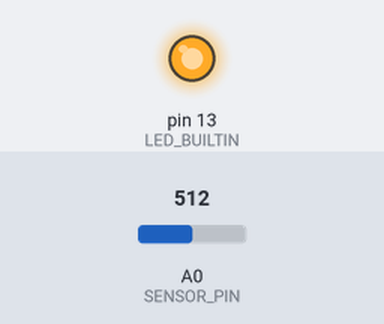
This sketch was run on a simulated Arduino Uno, built with avr-gcc and run on an emulated ATmega328P. Parts: output pins drawn as LEDs (lit = HIGH). The test bench sets the inputs (shaded band); at power-on: A0 (SENSOR_PIN) = 512. What the sketch prints to the serial monitor is not drawn.

Above: at 2.7 s.
2.8 s: A0 (SENSOR_PIN) set to 485
At 4.7 s:
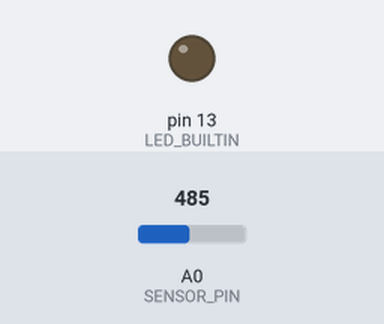
5.0 s: A0 (SENSOR_PIN) set to 511
At 6.5 s:
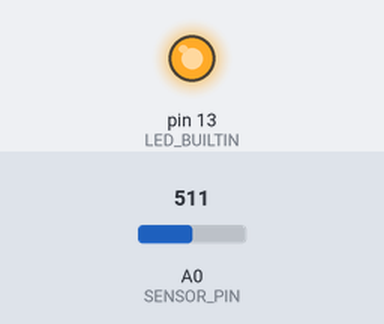
Timing chart, 0 to 8.0 s (numbered marks = the images above; inputs shaded):
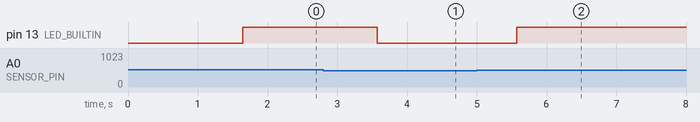

The sketch:

arduino-starter.ino
```cpp
/*
 * Sprout Starter — your first soil sensor sketch.
 *
 * Board: Arduino Uno R4 WiFi (Arduino IDE — no libraries, no PlatformIO).
 * Wiring: capacitive soil sensor signal wire -> A0, plus GND + power (3.3V/5V
 * per your sensor's spec). That's the whole circuit.
 *
 * This is a STARTER, not Sprout. It does NOT scale into the full Sprout
 * project (different board, one sensor, no pump, no logging) — it's a
 * friendly front porch, not a branch of the real thing. When you're ready to
 * go further: VS Code + PlatformIO, or GitHub Codespaces. Come meet Sprout
 * Full: you just hand-built its heart — read, calibrate, band, speak.
 *
 * Real numbers, from minute one: this prints the RAW sensor reading + a
 * plain-word band. A raw number, plus where it falls
 * between the two spots YOU measured, is all you need.
 */

// ===== TUNE ME — this is the whole control panel =====
const int SENSOR_PIN = A0;        // the analog pin your sensor's signal wire goes to (A0 on the Uno R4)
const long READ_EVERY_MS = 1000;  // how often I check the soil (try 200 — watch it speed up!)
const int SAMPLES = 8;            // readings I average each check (smooths the jitter)

// --- Calibrate these two to YOUR probe (the fun part — go measure!) ---
// ILLUSTRATIVE 10-bit Uno R4 numbers (0-1023) — yours WILL differ, that's the whole
// point: MEASURE + replace them. (Sprout Full's real, bench-measured per-board anchors
// now live in firmware/include/cal_class_defaults.h (#952) — but those are 12-bit ESP32
// values at a different ADC reference, so they do NOT transfer to the R4 as-is; your R4
// numbers are yours to measure. When you graduate to Sprout Full, that file is where a
// board's dry/wet anchors are sourced.)
const int DRY_READING = 600;  // what you saw with the probe in dry AIR
const int WET_READING = 260;  // what you saw with the probe in a CUP OF WATER

// --- Where the 3 bands split (between your two numbers above) ---
// These are three of Sprout's real mood words — the same ladder you'll meet in
// Sprout Full (Faint · Parched · Thirsty · Content · Thriving · Refreshed · Soaked).
const int THIRSTY_ABOVE = 500;  // drier (bigger) than this  -> "Thirsty"
const int SOAKED_BELOW = 340;   // wetter (smaller) than this -> "Soaked"
//                        (anything in between -> "Content")

const bool BLINK_WHEN_THIRSTY = true;  // light up the onboard LED (LED_BUILTIN) when it needs water
// ===== end of the control panel — everything below just runs it =====

unsigned long lastReadMs = 0;

// The last mood I announced. bandFor() returns one of three fixed flash strings,
// so "same pointer" means "same mood" — a cheap did-my-mood-change check.
const __FlashStringHelper *lastBand = nullptr;

void setup()
{
    Serial.begin(9600);
    if (BLINK_WHEN_THIRSTY) pinMode(LED_BUILTIN, OUTPUT);

    // Give the Serial Monitor / Plotter a moment to connect on first boot.
    delay(1500);
    Serial.println(F("Sprout Starter — reading A0. Open Tools > Serial Plotter to watch the raw "
                     "line live; I'll speak up here whenever my mood changes."));
}

// Average SAMPLES raw reads — a cheap way to smooth ADC jitter.
int readSensorRaw()
{
    long total = 0;
    for (int i = 0; i < SAMPLES; i++) {
        total += analogRead(SENSOR_PIN);
    }
    return (int)(total / SAMPLES);
}

// Turn a raw reading into one of Sprout's real mood words — the mood leads, then a
// friendly first-person line (the same shape Sprout Full speaks in).
const __FlashStringHelper *bandFor(int raw)
{
    if (raw > THIRSTY_ABOVE) return F("Thirsty - I could really use a drink. Grab the watering can.");
    if (raw < SOAKED_BELOW) return F("Soaked - ahh, just drank; let me soak it up. "
                                     "(If the outer pot's swimming, tip the extra out.)");
    return F("Content - comfy, nothing to do. I'm happy.");
}

void loop()
{
    unsigned long now = millis();
    if (now - lastReadMs < (unsigned long)READ_EVERY_MS) return;  // non-blocking: no delay() here
    lastReadMs = now;

    int raw = readSensorRaw();
    bool thirsty = raw > THIRSTY_ABOVE;

    // Plotter-friendly: the data line is ONLY "raw:NNN". The Serial Plotter charts
    // label:value lines and skips the voice lines below (they carry no digits), so
    // both tools work at once — the Plotter gets a clean line, the Monitor gets me.
    Serial.print(F("raw:"));
    Serial.println(raw);

    // The voice line, separately — once at the first read, then whenever the mood
    // changes. (A plant that repeats itself every second isn't charming.)
    const __FlashStringHelper *band = bandFor(raw);
    if (band != lastBand) {
        Serial.println(band);
        lastBand = band;
    }

    if (BLINK_WHEN_THIRSTY) digitalWrite(LED_BUILTIN, thirsty ? HIGH : LOW);
}
```

Measured:
- the behaviour switches between 501 and 500 on A0 (SENSOR_PIN) (found by bisection; images 0 and 1)
- after the input at 2.8 s, pin 13 (LED_BUILTIN): HIGH → LOW after 0.77 s
- after the input at 5.0 s, pin 13 (LED_BUILTIN): LOW → HIGH after 0.58 s
